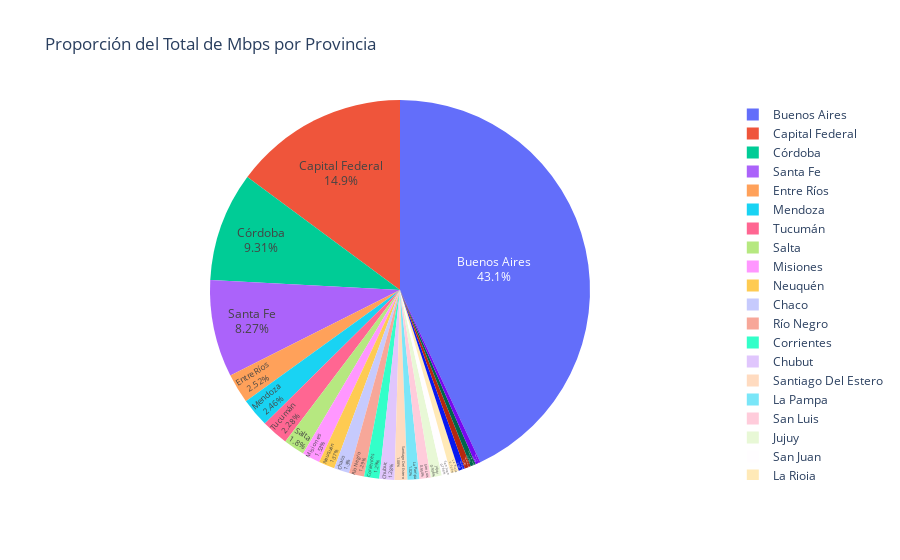

Here is the notebook cell this chart was saved with:
### Markdown cell above
### Analisis 7:
* Objetivo: Identificar el tamaño de la Proporción del Total de Mbps por Provincia
* Metodo: Crear un grafico circular que represente la suma de los Mbps vendidos

### Code cell
#cargar los datos del csv
df_vel_s_ran = pd.read_csv('datasets/Internet_Velocidad_sin_Rangos.csv')

#eliminar columnas irrelevantes si es necesario (como "otros" u otras)
df_vel_s_ran.drop(columns=["otros"], inplace=True)

#seleccionar las columnas de velocidades (ignoramos las que no tienen formato numerico)
vel_columns = ["0,256_mbps", "0,5_mbps", "0,512_mbps", "0,75_mbps", "1_mbps", "2_mbps", "3_mbps", 
               "3,5_mbps", "4_mbps", "5_mbps", "6_mbps", "7_mbps", "8_mbps", "9_mbps", "10_mbps", 
               "11_mbps", "12_mbps", "15_mbps", "16_mbps", "18_mbps", "20_mbps", "24_mbps", "25_mbps", 
               "30_mbps", "35_mbps", "40_mbps", "50_mbps", "60_mbps", "100_mbps", "120_mbps", 
               "150_mbps", "200_mbps", "300_mbps", "500_mbps", "1000_mbps"]

#convertir las columnas a numericas, eliminando las comas
df_vel_s_ran[vel_columns] = df_vel_s_ran[vel_columns].replace(',', '.', regex=True).apply(pd.to_numeric, errors='coerce')

#calcular el total de mbps por provincia sumando todas las columnas de velocidad
df_vel_s_ran['total_mbps'] = df_vel_s_ran[vel_columns].sum(axis=1)

#ordenar por el total de mbps para el ranking
df_ranking = df_vel_s_ran[['provincia', 'total_mbps']].sort_values(by='total_mbps', ascending=False)

fig = px.pie(df_ranking, 
             values='total_mbps', 
             names='provincia', 
             title='Proporción del Total de Mbps por Provincia')

#personalizar el grafico
fig.update_traces(textposition='inside', textinfo='percent+label')

#mostrar el grafico
fig.show()

### Figure 1 — Plotly figure (JSON) as saved in the notebook; plotly's stock layout.template omitted (floating-point values rounded to 4 significant figures; data arrays with more than 128 entries replaced by an {"elided": "..."} marker saying what was removed)
{"data": [{"domain": {"x": [0, 1], "y": [0, 1]}, "hovertemplate": "provincia=%{label}<br>total_mbps=%{value}<extra></extra>", "labels": {"elided": "625 str values"}, "legendgroup": "", "name": "", "showlegend": true, "textinfo": "percent+label", "textposition": "inside", "type": "pie", "values": {"elided": "625 int values"}}], "layout": {"legend": {"tracegroupgap": 0}, "title": {"text": "Proporción del Total de Mbps por Provincia"}}}
